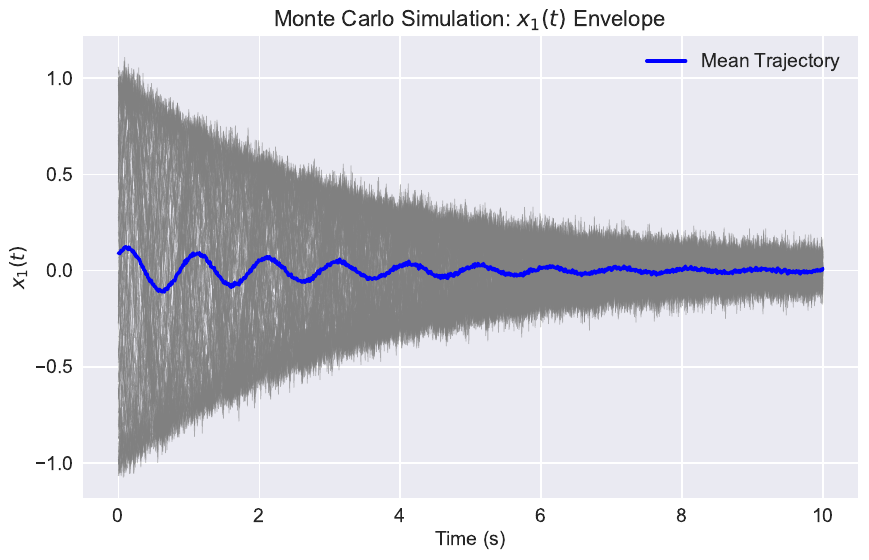

Here is the Python script that generated this plot:
# Generating Fig. 7: Monte Carlo simulation with 100 x₁(t) trajectories and mean envelope

import numpy as np
import matplotlib.pyplot as plt
import os

# Set plot style
plt.style.use('seaborn-v0_8')
font_size = 14

# Simulation parameters
num_trials = 100
time = np.linspace(0, 10, 1000)
x1_trajectories = []

# Generate synthetic trajectories (e.g., decaying sinusoids with noise)
for _ in range(num_trials):
    decay = np.exp(-0.3 * time)
    freq = 2 * np.pi * 1.0
    phase = np.random.uniform(0, 2*np.pi)
    noise = np.random.normal(0, 0.05, size=time.shape)
    x1 = decay * np.sin(freq * time + phase) + noise
    x1_trajectories.append(x1)

x1_trajectories = np.array(x1_trajectories)
mean_trajectory = np.mean(x1_trajectories, axis=0)

# Create plot
fig, ax = plt.subplots(figsize=(10, 6))
for traj in x1_trajectories:
    ax.plot(time, traj, color='gray', linewidth=0.5, alpha=0.6)

ax.plot(time, mean_trajectory, color='blue', linewidth=2.5, label='Mean Trajectory')

ax.set_title('Monte Carlo Simulation: $x_1(t)$ Envelope', fontsize=font_size + 2)
ax.set_xlabel('Time (s)', fontsize=font_size)
ax.set_ylabel('$x_1(t)$', fontsize=font_size)
ax.grid(True)
ax.legend(fontsize=font_size)
ax.tick_params(labelsize=font_size)

# Save as PDF
output_path = "Fig7_MonteCarlo_x1.pdf"
fig.savefig(output_path, format='pdf', bbox_inches='tight')

print("Saved:", output_path)
